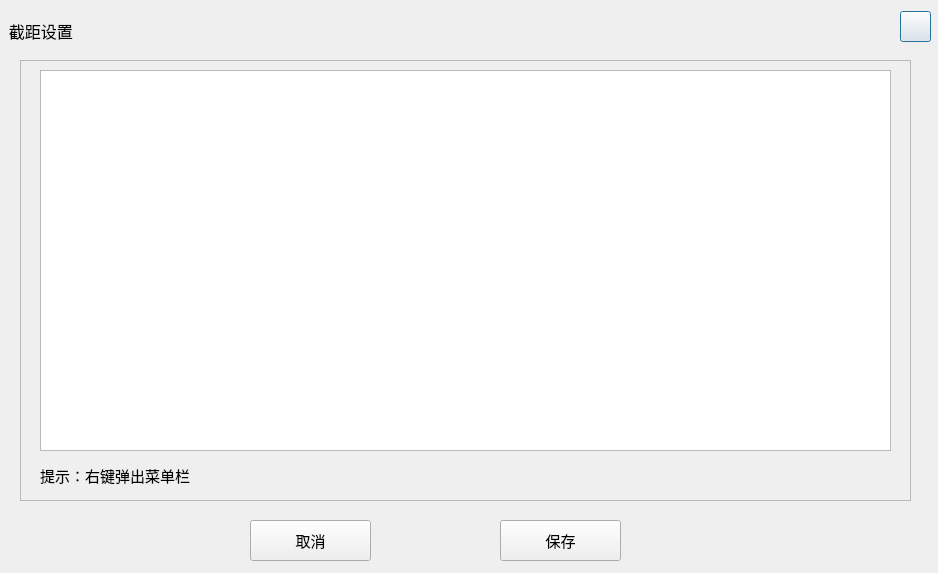
<?xml version="1.0" encoding="UTF-8"?>
<ui version="4.0">
 <class>Dg_Setting_Long</class>
 <widget class="QDialog" name="Dg_Setting_Long">
  <property name="geometry">
   <rect>
    <x>0</x>
    <y>0</y>
    <width>938</width>
    <height>573</height>
   </rect>
  </property>
  <property name="windowTitle">
   <string>Dialog</string>
  </property>
  <widget class="QWidget" name="wg_check_yq" native="true">
   <property name="geometry">
    <rect>
     <x>0</x>
     <y>0</y>
     <width>944</width>
     <height>581</height>
    </rect>
   </property>
   <widget class="QLabel" name="pic">
    <property name="geometry">
     <rect>
      <x>0</x>
      <y>10</y>
      <width>944</width>
      <height>41</height>
     </rect>
    </property>
    <property name="font">
     <font>
      <pointsize>12</pointsize>
     </font>
    </property>
    <property name="styleSheet">
     <string notr="true"> 

</string>
    </property>
    <property name="text">
     <string>  截距设置</string>
    </property>
   </widget>
   <widget class="QPushButton" name="pushButton_2">
    <property name="geometry">
     <rect>
      <x>900</x>
      <y>11</y>
      <width>31</width>
      <height>31</height>
     </rect>
    </property>
    <property name="styleSheet">
     <string notr="true">border-image: url(:/new/home/home/guanbi.png);
border-color: rgb(255, 255, 255);</string>
    </property>
    <property name="text">
     <string/>
    </property>
   </widget>
   <widget class="QFrame" name="frame_check">
    <property name="geometry">
     <rect>
      <x>20</x>
      <y>60</y>
      <width>891</width>
      <height>441</height>
     </rect>
    </property>
    <property name="frameShape">
     <enum>QFrame::StyledPanel</enum>
    </property>
    <property name="frameShadow">
     <enum>QFrame::Raised</enum>
    </property>
    <widget class="QTableWidget" name="tableWidget">
     <property name="geometry">
      <rect>
       <x>20</x>
       <y>10</y>
       <width>851</width>
       <height>381</height>
      </rect>
     </property>
    </widget>
    <widget class="QLabel" name="label_2">
     <property name="geometry">
      <rect>
       <x>20</x>
       <y>400</y>
       <width>171</width>
       <height>31</height>
      </rect>
     </property>
     <property name="font">
      <font>
       <pointsize>11</pointsize>
      </font>
     </property>
     <property name="text">
      <string>提示：右键弹出菜单栏</string>
     </property>
    </widget>
   </widget>
   <widget class="MainButton" name="bt_save_setting">
    <property name="geometry">
     <rect>
      <x>500</x>
      <y>520</y>
      <width>121</width>
      <height>41</height>
     </rect>
    </property>
    <property name="font">
     <font>
      <pointsize>11</pointsize>
     </font>
    </property>
    <property name="text">
     <string>保存</string>
    </property>
   </widget>
   <widget class="MainButton" name="bt_canal_setting">
    <property name="geometry">
     <rect>
      <x>250</x>
      <y>520</y>
      <width>121</width>
      <height>41</height>
     </rect>
    </property>
    <property name="font">
     <font>
      <pointsize>11</pointsize>
     </font>
    </property>
    <property name="text">
     <string>取消</string>
    </property>
   </widget>
   <zorder>frame_check</zorder>
   <zorder>bt_save_setting</zorder>
   <zorder>bt_canal_setting</zorder>
   <zorder>pic</zorder>
   <zorder>pushButton_2</zorder>
  </widget>
 </widget>
 <customwidgets>
  <customwidget>
   <class>MainButton</class>
   <extends>QPushButton</extends>
   <header location="global">mainbutton.h</header>
  </customwidget>
 </customwidgets>
 <resources/>
 <connections/>
</ui>
